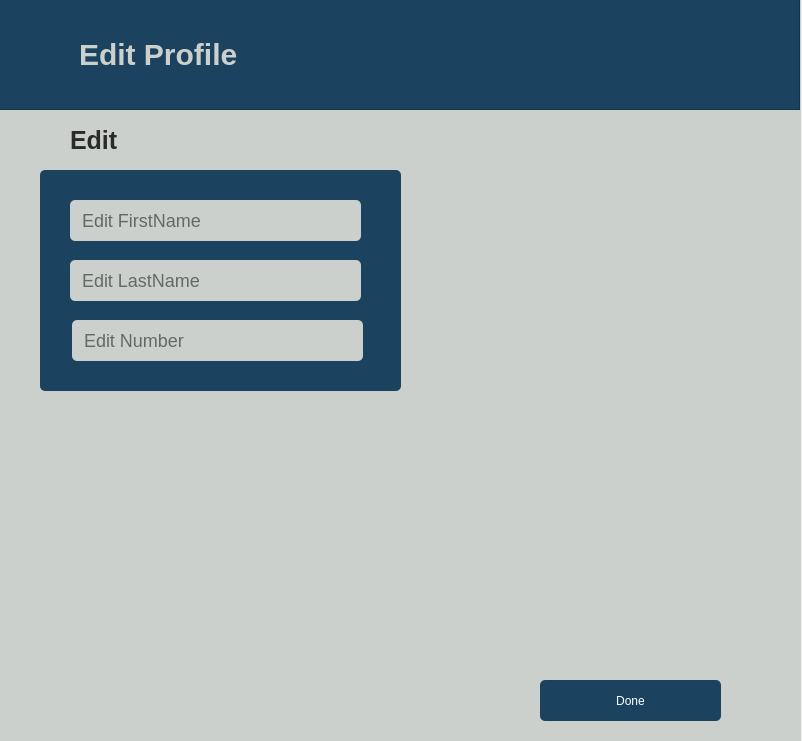
<?xml version="1.0" encoding="UTF-8"?>
<ui version="4.0">
 <class>EditProfileClass</class>
 <widget class="QWidget" name="EditProfileClass">
  <property name="geometry">
   <rect>
    <x>0</x>
    <y>0</y>
    <width>802</width>
    <height>741</height>
   </rect>
  </property>
  <property name="windowTitle">
   <string>EditProfile</string>
  </property>
  <widget class="QWidget" name="widget" native="true">
   <property name="geometry">
    <rect>
     <x>0</x>
     <y>0</y>
     <width>801</width>
     <height>741</height>
    </rect>
   </property>
   <property name="styleSheet">
    <string notr="true">QWidget{
background:#CCD0CD;
}
#label{
color: #CCD0CD;
font-weight:700;
font-size:30px;
}
QLabel{
font-size:25px;
background:#CCD0CD;
font-weight:600;
color:#2B2A2A;
}
#frame_2{
background:#1B425E;
border-radius:5px;
}
#frame_3{
background:#1B425E;
border-radius:5px;
}
QLineEdit{
background:#CCD0CD;
color:black;
font-size:18px;
border:none;
border-radius:5px;
}
#pushButton_2{
background:#1B425E;
color:white;
border:none;
border-radius:5px;
}
#pushButton_2:hover{
background:white;
color:#1B425E;
}
#pushButton_3{
border:none;
}
#pushButton_4{
border:none;
}</string>
   </property>
   <widget class="QFrame" name="frame">
    <property name="geometry">
     <rect>
      <x>-1</x>
      <y>-1</y>
      <width>801</width>
      <height>111</height>
     </rect>
    </property>
    <property name="styleSheet">
     <string notr="true">QFrame{
background:#1B425E;
}</string>
    </property>
    <property name="frameShape">
     <enum>QFrame::Shape::StyledPanel</enum>
    </property>
    <property name="frameShadow">
     <enum>QFrame::Shadow::Raised</enum>
    </property>
    <widget class="QLabel" name="label">
     <property name="geometry">
      <rect>
       <x>80</x>
       <y>40</y>
       <width>171</width>
       <height>31</height>
      </rect>
     </property>
     <property name="text">
      <string>Edit Profile</string>
     </property>
    </widget>
    <widget class="QPushButton" name="pushButton">
     <property name="geometry">
      <rect>
       <x>30</x>
       <y>30</y>
       <width>41</width>
       <height>51</height>
      </rect>
     </property>
     <property name="styleSheet">
      <string notr="true">QPushButton{
border:none;
background:#1B425E;
}</string>
     </property>
     <property name="text">
      <string/>
     </property>
     <property name="icon">
      <iconset resource="Resource.qrc">
       <normaloff>:/Assets/edit.png</normaloff>:/Assets/edit.png</iconset>
     </property>
     <property name="iconSize">
      <size>
       <width>30</width>
       <height>30</height>
      </size>
     </property>
    </widget>
   </widget>
   <widget class="QLabel" name="label_3">
    <property name="geometry">
     <rect>
      <x>70</x>
      <y>120</y>
      <width>51</width>
      <height>41</height>
     </rect>
    </property>
    <property name="text">
     <string>Edit </string>
    </property>
   </widget>
   <widget class="QFrame" name="frame_3">
    <property name="geometry">
     <rect>
      <x>40</x>
      <y>170</y>
      <width>361</width>
      <height>221</height>
     </rect>
    </property>
    <property name="frameShape">
     <enum>QFrame::Shape::StyledPanel</enum>
    </property>
    <property name="frameShadow">
     <enum>QFrame::Shadow::Raised</enum>
    </property>
    <widget class="QLineEdit" name="lineEdit_4">
     <property name="geometry">
      <rect>
       <x>32</x>
       <y>150</y>
       <width>291</width>
       <height>41</height>
      </rect>
     </property>
     <property name="styleSheet">
      <string notr="true"/>
     </property>
     <property name="inputMethodHints">
      <set>Qt::InputMethodHint::ImhDigitsOnly</set>
     </property>
     <property name="placeholderText">
      <string>  Edit Number</string>
     </property>
    </widget>
    <widget class="QLineEdit" name="lineEdit_5">
     <property name="geometry">
      <rect>
       <x>30</x>
       <y>30</y>
       <width>291</width>
       <height>41</height>
      </rect>
     </property>
     <property name="styleSheet">
      <string notr="true"/>
     </property>
     <property name="placeholderText">
      <string>  Edit FirstName</string>
     </property>
    </widget>
    <widget class="QLineEdit" name="lineEdit_6">
     <property name="geometry">
      <rect>
       <x>30</x>
       <y>90</y>
       <width>291</width>
       <height>41</height>
      </rect>
     </property>
     <property name="styleSheet">
      <string notr="true"/>
     </property>
     <property name="placeholderText">
      <string>  Edit LastName</string>
     </property>
    </widget>
   </widget>
   <widget class="QPushButton" name="pushButton_2">
    <property name="geometry">
     <rect>
      <x>540</x>
      <y>680</y>
      <width>181</width>
      <height>41</height>
     </rect>
    </property>
    <property name="text">
     <string>Done</string>
    </property>
   </widget>
   <widget class="QPushButton" name="pushButton_4">
    <property name="geometry">
     <rect>
      <x>38</x>
      <y>130</y>
      <width>31</width>
      <height>21</height>
     </rect>
    </property>
    <property name="text">
     <string/>
    </property>
    <property name="icon">
     <iconset resource="Resource.qrc">
      <normaloff>:/Assets/editing.png</normaloff>:/Assets/editing.png</iconset>
    </property>
    <property name="iconSize">
     <size>
      <width>20</width>
      <height>20</height>
     </size>
    </property>
   </widget>
  </widget>
 </widget>
 <layoutdefault spacing="6" margin="11"/>
 <resources>
  <include location="Resource.qrc"/>
 </resources>
 <connections/>
</ui>
